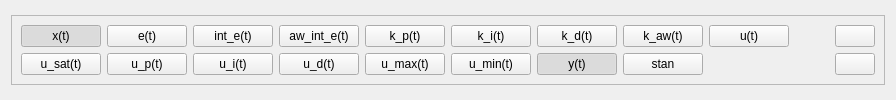
          <widget class="QWidget" name="pageFanPIDGraph">
           <layout class="QVBoxLayout" name="verticalLayout_8">
            <item>
             <layout class="QVBoxLayout" name="layFanPIDGraph"/>
            </item>
            <item>
             <widget class="QFrame" name="frame_28">
              <property name="sizePolicy">
               <sizepolicy hsizetype="Preferred" vsizetype="Maximum">
                <horstretch>0</horstretch>
                <verstretch>0</verstretch>
               </sizepolicy>
              </property>
              <property name="frameShape">
               <enum>QFrame::StyledPanel</enum>
              </property>
              <property name="frameShadow">
               <enum>QFrame::Raised</enum>
              </property>
              <layout class="QGridLayout" name="gridLayout">
               <item row="3" column="7">
                <widget class="QPushButton" name="btnFanPID_graph_mode">
                 <property name="text">
                  <string>stan</string>
                 </property>
                 <property name="checkable">
                  <bool>true</bool>
                 </property>
                 <property name="checked">
                  <bool>false</bool>
                 </property>
                </widget>
               </item>
               <item row="0" column="6">
                <widget class="QPushButton" name="btnFanPID_graph_k_d">
                 <property name="text">
                  <string>k_d(t)</string>
                 </property>
                 <property name="checkable">
                  <bool>true</bool>
                 </property>
                 <property name="checked">
                  <bool>false</bool>
                 </property>
                </widget>
               </item>
               <item row="0" column="2">
                <widget class="QPushButton" name="btnFanPID_graph_int_e">
                 <property name="text">
                  <string>int_e(t)</string>
                 </property>
                 <property name="checkable">
                  <bool>true</bool>
                 </property>
                 <property name="checked">
                  <bool>false</bool>
                 </property>
                </widget>
               </item>
               <item row="0" column="7">
                <widget class="QPushButton" name="btnFanPID_graph_k_aw">
                 <property name="text">
                  <string>k_aw(t)</string>
                 </property>
                 <property name="checkable">
                  <bool>true</bool>
                 </property>
                 <property name="checked">
                  <bool>false</bool>
                 </property>
                </widget>
               </item>
               <item row="0" column="5">
                <widget class="QPushButton" name="btnFanPID_graph_k_i">
                 <property name="text">
                  <string>k_i(t)</string>
                 </property>
                 <property name="checkable">
                  <bool>true</bool>
                 </property>
                 <property name="checked">
                  <bool>false</bool>
                 </property>
                </widget>
               </item>
               <item row="3" column="2">
                <widget class="QPushButton" name="btnFanPID_graph_u_i">
                 <property name="text">
                  <string>u_i(t)</string>
                 </property>
                 <property name="checkable">
                  <bool>true</bool>
                 </property>
                 <property name="checked">
                  <bool>false</bool>
                 </property>
                </widget>
               </item>
               <item row="3" column="5">
                <widget class="QPushButton" name="btnFanPID_graph_u_min">
                 <property name="text">
                  <string>u_min(t)</string>
                 </property>
                 <property name="checkable">
                  <bool>true</bool>
                 </property>
                 <property name="checked">
                  <bool>false</bool>
                 </property>
                </widget>
               </item>
               <item row="0" column="8">
                <widget class="QPushButton" name="btnFanPID_graph_u">
                 <property name="text">
                  <string>u(t)</string>
                 </property>
                 <property name="checkable">
                  <bool>true</bool>
                 </property>
                 <property name="checked">
                  <bool>false</bool>
                 </property>
                </widget>
               </item>
               <item row="3" column="4">
                <widget class="QPushButton" name="btnFanPID_graph_u_max">
                 <property name="text">
                  <string>u_max(t)</string>
                 </property>
                 <property name="checkable">
                  <bool>true</bool>
                 </property>
                 <property name="checked">
                  <bool>false</bool>
                 </property>
                </widget>
               </item>
               <item row="3" column="1">
                <widget class="QPushButton" name="btnFanPID_graph_u_p">
                 <property name="text">
                  <string>u_p(t)</string>
                 </property>
                 <property name="checkable">
                  <bool>true</bool>
                 </property>
                 <property name="checked">
                  <bool>false</bool>
                 </property>
                </widget>
               </item>
               <item row="3" column="10">
                <widget class="QPushButton" name="btnFanPID_graph_Clear">
                 <property name="toolTip">
                  <string>Wyczyść wykres</string>
                 </property>
                 <property name="statusTip">
                  <string>Wyczyść wykres</string>
                 </property>
                 <property name="text">
                  <string/>
                 </property>
                 <property name="icon">
                  <iconset resource="resources.qrc">
                   <normaloff>:/assets/assets/broom.ico</normaloff>:/assets/assets/broom.ico</iconset>
                 </property>
                </widget>
               </item>
               <item row="0" column="10">
                <widget class="QPushButton" name="btnFanPID_graph_Stop">
                 <property name="toolTip">
                  <string>Zatrzymaj wykres</string>
                 </property>
                 <property name="statusTip">
                  <string>Zatrzymaj wykres</string>
                 </property>
                 <property name="text">
                  <string/>
                 </property>
                 <property name="icon">
                  <iconset resource="resources.qrc">
                   <normaloff>:/assets/assets/pause.ico</normaloff>:/assets/assets/pause.ico</iconset>
                 </property>
                 <property name="checkable">
                  <bool>true</bool>
                 </property>
                </widget>
               </item>
               <item row="3" column="0">
                <widget class="QPushButton" name="btnFanPID_graph_u_sat">
                 <property name="text">
                  <string>u_sat(t)</string>
                 </property>
                 <property name="checkable">
                  <bool>true</bool>
                 </property>
                 <property name="checked">
                  <bool>false</bool>
                 </property>
                </widget>
               </item>
               <item row="0" column="0">
                <widget class="QPushButton" name="btnFanPID_graph_x">
                 <property name="text">
                  <string>x(t)</string>
                 </property>
                 <property name="checkable">
                  <bool>true</bool>
                 </property>
                 <property name="checked">
                  <bool>true</bool>
                 </property>
                </widget>
               </item>
               <item row="0" column="1">
                <widget class="QPushButton" name="btnFanPID_graph_e">
                 <property name="text">
                  <string>e(t)</string>
                 </property>
                 <property name="checkable">
                  <bool>true</bool>
                 </property>
                 <property name="checked">
                  <bool>false</bool>
                 </property>
                </widget>
               </item>
               <item row="3" column="3">
                <widget class="QPushButton" name="btnFanPID_graph_u_d">
                 <property name="text">
                  <string>u_d(t)</string>
                 </property>
                 <property name="checkable">
                  <bool>true</bool>
                 </property>
                 <property name="checked">
                  <bool>false</bool>
                 </property>
                </widget>
               </item>
               <item row="3" column="6">
                <widget class="QPushButton" name="btnFanPID_graph_y">
                 <property name="text">
                  <string>y(t)</string>
                 </property>
                 <property name="checkable">
                  <bool>true</bool>
                 </property>
                 <property name="checked">
                  <bool>true</bool>
                 </property>
                </widget>
               </item>
               <item row="0" column="3">
                <widget class="QPushButton" name="btnFanPID_graph_aw_int_e">
                 <property name="text">
                  <string>aw_int_e(t)</string>
                 </property>
                 <property name="checkable">
                  <bool>true</bool>
                 </property>
                 <property name="checked">
                  <bool>false</bool>
                 </property>
                </widget>
               </item>
               <item row="0" column="4">
                <widget class="QPushButton" name="btnFanPID_graph_k_p">
                 <property name="text">
                  <string>k_p(t)</string>
                 </property>
                 <property name="checkable">
                  <bool>true</bool>
                 </property>
                 <property name="checked">
                  <bool>false</bool>
                 </property>
                </widget>
               </item>
               <item row="0" column="9">
                <spacer name="horizontalSpacer_28">
                 <property name="orientation">
                  <enum>Qt::Horizontal</enum>
                 </property>
                 <property name="sizeHint" stdset="0">
                  <size>
                   <width>40</width>
                   <height>20</height>
                  </size>
                 </property>
                </spacer>
               </item>
              </layout>
             </widget>
            </item>
           </layout>
          </widget>
